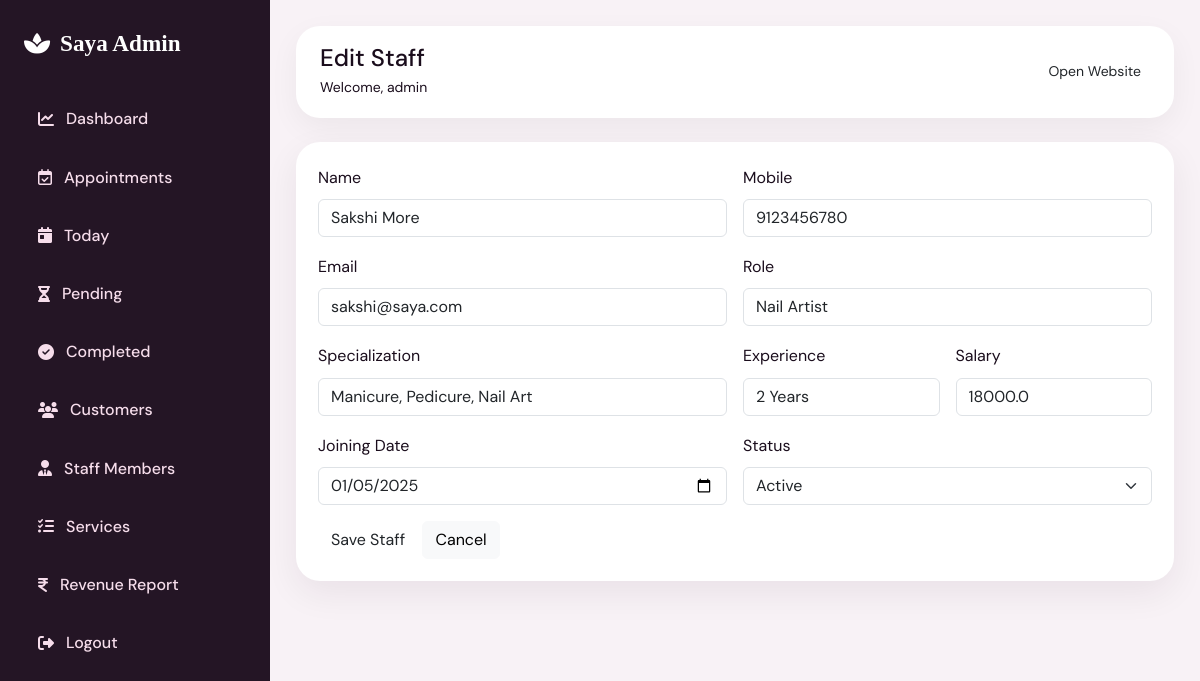
/staff/edit/4 (signed in), run on the app's committed database.
### tables this page shows
CREATE TABLE staff (
            id INTEGER PRIMARY KEY AUTOINCREMENT,
            name TEXT NOT NULL,
            mobile TEXT,
            email TEXT,
            role TEXT NOT NULL,
            specialization TEXT,
            experience TEXT,
            salary REAL DEFAULT 0,
            joining_date TEXT,
            status TEXT NOT NULL DEFAULT 'Active',
            created_at TEXT NOT NULL
        );

### app.py (the view, shortened to what this page needs)
@app.route("/staff/edit/<int:id>", methods=["GET", "POST"])
@login_required
def edit_staff(id):
    row = query_one("SELECT * FROM staff WHERE id=?", (id,))
    return render_template("admin/edit_staff.html", staff=row)

### app.py (called while the page is built)
def login_required(view_func):
    @wraps(view_func)
    def wrapper(*args, **kwargs):
        if "user_id" not in session:
            flash("Please login to access manager dashboard.", "warning")
            return redirect(url_for("login"))
        return view_func(*args, **kwargs)
    return wrapper

def query_one(sql, params=()):
    conn = get_db_connection()
    row = conn.execute(sql, params).fetchone()
    conn.close()
    return row

@app.context_processor
def inject_now():
    return {"today_date": date.today().isoformat(), "current_year": datetime.now().year}

### database.py (called while the page is built)
def get_db_connection():
    os.makedirs(DB_DIR, exist_ok=True)
    conn = sqlite3.connect(DB_PATH)
    conn.row_factory = sqlite3.Row
    return conn

### templates/admin/edit_staff.html
{% extends 'admin/admin_base.html' %}
{% block page_title %}Edit Staff{% endblock %}
{% block admin_content %}{% include 'admin/partials/staff_form.html' %}{% endblock %}

### templates/admin/partials/staff_form.html (shortened to what this page needs)
<div class="panel"><form method="post" class="row g-3">
  <div class="col-md-6"><label class="form-label">Name</label><input class="form-control" name="name" value="{{ staff.name if staff else '' }}" required></div>
  <div class="col-md-6"><label class="form-label">Mobile</label><input class="form-control" name="mobile" value="{{ staff.mobile if staff else '' }}"></div>
  <div class="col-md-6"><label class="form-label">Email</label><input class="form-control" name="email" value="{{ staff.email if staff else '' }}"></div>
  <div class="col-md-6"><label class="form-label">Role</label><input class="form-control" name="role" value="{{ staff.role if staff else '' }}" required></div>
  <div class="col-md-6"><label class="form-label">Specialization</label><input class="form-control" name="specialization" value="{{ staff.specialization if staff else '' }}"></div>
  <div class="col-md-3"><label class="form-label">Experience</label><input class="form-control" name="experience" value="{{ staff.experience if staff else '' }}"></div>
  <div class="col-md-3"><label class="form-label">Salary</label><input class="form-control" type="number" name="salary" value="{{ staff.salary if staff else '' }}"></div>
  <div class="col-md-6"><label class="form-label">Joining Date</label><input class="form-control" type="date" name="joining_date" value="{{ staff.joining_date if staff else '' }}"></div>
  <div class="col-md-6"><label class="form-label">Status</label><select class="form-select" name="status"><option {% if staff and staff.status=='Active' %}selected{% endif %}>Active</option></select></div>
  <div class="col-12"><button class="btn btn-rose">Save Staff</button> <a href="{{ url_for('staff') }}" class="btn btn-light">Cancel</a></div>
</form></div>

### static/css/style.css (style rules this page uses)
:root { --plum: #2c0d2e; --plum-mid: #4a1550; --rose: #c8416b; --rose-lt: #e8758c; --gold: #c9983e; --gold-lt: #e8c97a; --cream: #fdf6ee; --petal: #fff0f5; --ink: #1a0d1c; --muted: #7e6b82; --white: #ffffff; --glass: rgba(255,255,255,0.72); --shadow-sm: 0 4px 20px rgba(44,13,46,.08); --shadow-md: 0 12px 40px rgba(44,13,46,.13); --shadow-lg: 0 30px 80px rgba(44,13,46,.18); --radius-sm: 14px; --radius-md: 24px; --radius-lg: 40px; --font-display: 'Cormorant Garamond', Georgia, serif; --font-script: 'Pinyon Script', cursive; --font-body: 'DM Sans', sans-serif; --transition: all 0.35s cubic-bezier(.4,0,.2,1); }
*, *::before, *::after { box-sizing: border-box; margin: 0; padding: 0; }
html { scroll-behavior: smooth; }
body { font-family: var(--font-body); color: var(--ink); background: var(--cream); overflow-x: hidden; font-size: 16px; line-height: 1.7; }
a { text-decoration: none; color: inherit; }

### static/css/dashboard.css (style rules this page uses)
body { background:#f8f2f6 }
.stat-card,.panel { background:#fff;border-radius:24px;padding:22px;box-shadow:0 12px 35px rgba(37,21,38,.07) }

### data on the page
staff: name "Sakshi More", mobile "9123456780", email "sakshi@saya.com", role "Nail Artist", specialization "Manicure, Pedicure, Nail Art", experience "2 Years", salary "18000.0", joining_date "01/05/2025", status "Active"

### other printed values
{{ session.username }} "admin"
